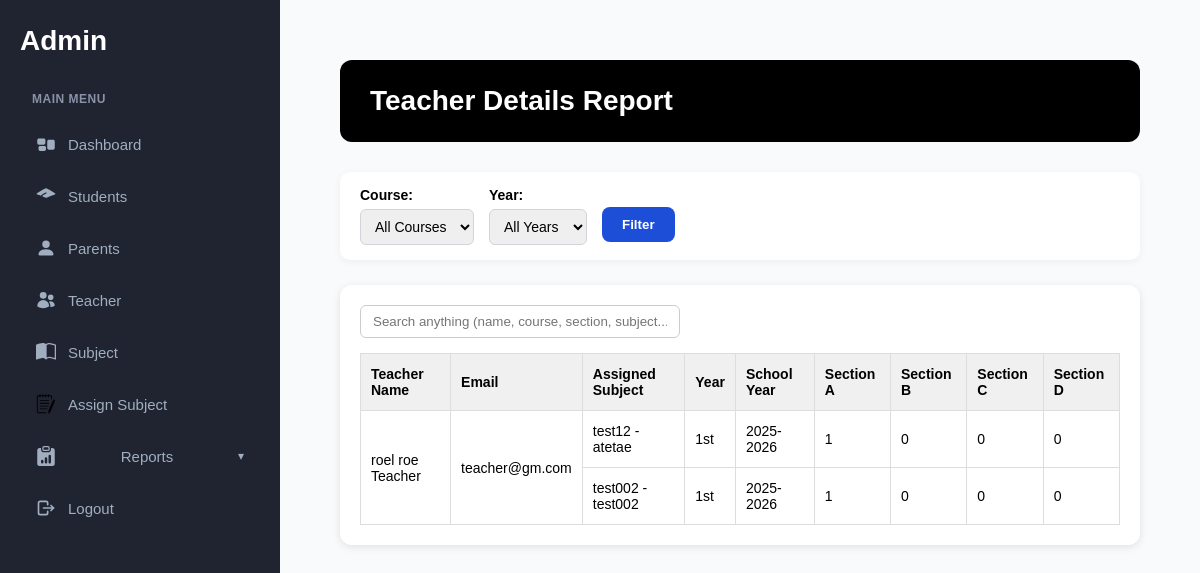
Page /reports/teacher-deatil/ (signed in) on the earlier database version.
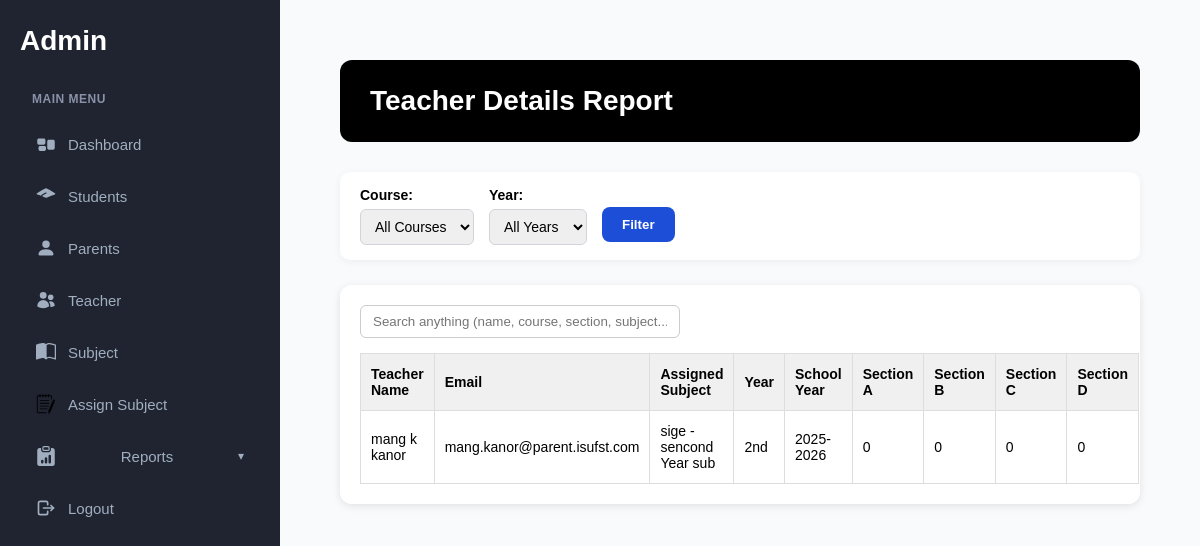
Same page on the later database version.
### accounts/models.py (models this page shows, shortened)
class TeacherProfile(models.Model):
    user = models.OneToOneField(CustomUser, on_delete=models.CASCADE, limit_choices_to={'role':'teacher'})
    first_name = models.CharField(max_length=50)
    middle_name = models.CharField(max_length=50, blank=True, null=True)
    last_name = models.CharField(max_length=50)

class CustomUser(AbstractUser):
    ROLE_CHOICES = (
        ('admin','Admin'),
        ('teacher','Teacher'),
        ('student','Student'),
        ('parent','Parent')
    )
    role = models.CharField(max_length=10, choices=ROLE_CHOICES)
    first_login = models.BooleanField(default=True)

### academics/models.py (models this page shows, shortened)
class Subject(models.Model):
    course = models.ForeignKey(Course, on_delete=models.SET_NULL, null=True)
    subject_code = models.CharField(max_length=20)
    name = models.CharField(max_length=255)
    semester_number = models.CharField(
        max_length=3,
        choices=[('1st', '1st Semester'), ('2nd', '2nd Semester')],
    )
    year_level = models.CharField(
        max_length=10,
        choices=YEAR_LEVEL_CHOICES,
        default='1st',
    )
    class Meta:
        unique_together = ('subject_code', 'semester_number', 'year_level')

class SubjectOffering(models.Model):
    subject = models.ForeignKey(
        Subject,
        on_delete=models.CASCADE,
        related_name='offerings',
    )
    teacher = models.ForeignKey(
        "accounts.TeacherProfile",
        on_delete=models.SET_NULL,
        null=True,
        related_name='subjects',
    )
    year = models.CharField(max_length=10, choices=YEAR_LEVEL_CHOICES)
    section = models.CharField(max_length=5, choices=SECTION_CHOICES, default=SECTION_CHOICES[0][0])
    school_year = models.CharField(max_length=20)
    class Meta:
        unique_together = (
            'subject',
            'year',
            'section',
            'school_year',
        )

### reports/views.py (the view)
# urls.py: path('teacher-deatil/',views.teacher_details_report,name='teacher_details_report'),
@login_required
def teacher_details_report(request):
    courses = Course.objects.all()
    year_levels = StudentProfile._meta.get_field('year').choices
    sections = StudentProfile._meta.get_field('section').choices
    selected_course = request.GET.get('course')
    selected_year = request.GET.get('year')
    teachers_data = []
    teachers = TeacherProfile.objects.all()
    for teacher in teachers:
        subject_offerings = SubjectOffering.objects.filter(teacher=teacher)
        if selected_course:
            subject_offerings = subject_offerings.filter(subject__course_id=selected_course)
        if selected_year:
            subject_offerings = subject_offerings.filter(year=selected_year)
        subjects_info = []
        for so in subject_offerings:
            section_counts = {code: 0 for code, _ in sections}  # initialize
            students_in_subject = StudentProfile.objects.filter(
                subjects=so.subject,
                course=so.subject.course,
                year=so.year
            ).values('section').annotate(count=Count('student_ID'))
            for s in students_in_subject:
                section_counts[s['section']] = s['count']
            subjects_info.append({
                'subject': so.subject,
                'year': so.year,
                'school_year': so.school_year,
                'section_counts': section_counts
            })
        if subjects_info:
            teachers_data.append({
                'teacher': teacher,
                'subjects_info': subjects_info,
                'rowspan': len(subjects_info)
            })
    context = {
        'courses': courses,
        'year_levels': year_levels,
        'sections': sections,
        'selected_course': selected_course,
        'selected_year': selected_year,
        'teachers_data': teachers_data,
    }
    return render(request, 'reports/teacher_details_report.html', context)

### reports/templates/reports/teacher_details_report.html (shortened to what this page needs)
{% extends 'base.html' %}
{% load static %}
{% block content %}
<link rel="stylesheet" href="{% static 'css/report.css' %}">
<div class="dashboard-container">
  <div class="dashboard-header">
    <h2>Teacher Details Report</h2>
  </div>
  <form method="get" class="filter-form">
    <div class="form-group">
      <label>Course:</label>
      <select name="course">
        <option value="">All Courses</option>
      </select>
    </div>
    <div class="form-group">
      <label>Year:</label>
      <select name="year">
        <option value="">All Years</option>
      </select>
    </div>
    <div class="form-group filter-button ">
      <button type="submit" class="add-student-btn">Filter</button>
    </div>
  </form>
  <div class="attendance-box">
        <div class="search-container">
  <input type="text" class="search-input universal-search"
         placeholder="Search anything (name, course, section, subject...)">
</div>
    <table class="report-table">
      <thead>
        <tr>
          <th>Teacher Name</th>
          <th>Email</th>
          <th>Assigned Subject</th>
          <th>Year</th>
          <th>School Year</th>
          <th>Section A</th>
          <th>Section B</th>
          <th>Section C</th>
          <th>Section D</th>
        </tr>
      </thead>
      <tbody>
        {% for t in teachers_data %}
          {% for so in t.subjects_info %}
            <tr>
              {% if forloop.first %}
                <td rowspan="{{ t.rowspan }}">{{ t.teacher.first_name }}{% if t.teacher.middle_name %} {{ t.teacher.middle_name }}{% endif %} {{ t.teacher.last_name }}</td>
                <td rowspan="{{ t.rowspan }}">{{ t.teacher.user.email }}</td>
              {% endif %}
              <td>{{ so.subject.subject_code }} - {{ so.subject.name }}</td>
              <td>{{ so.year }}</td>
              <td>{{ so.school_year }}</td>
              <td>{{ so.section_counts.a }}</td>
              <td>{{ so.section_counts.b }}</td>
              <td>{{ so.section_counts.c }}</td>
              <td>{{ so.section_counts.d }}</td>
            </tr>
          {% endfor %}
        {% empty %}
          <tr>
            <td colspan="9">No data found.</td>
          </tr>
        {% endfor %}
      </tbody>
    </table>
  </div>
</div>
{% endblock %}

### core/templates/base.html (shortened to what this page needs)
{% load static %}
<!DOCTYPE html>
<html lang="en">
<head>
  <link rel="stylesheet" href="{% static 'css/styles.css' %}">
  <link rel="stylesheet" href="{% static 'css/report.css' %}">
</head>
<body>
  <div class="left-container">
    <h1>Admin</h1>
    <div class="menu">
      <h5>Main Menu</h5>
      <a href="{% url 'dashboard:admin_dashboard' %}" class="{% if active == 'dashboard' %}active{% endif %}">
        Dashboard
      </a>
      <a href="{% url 'accounts:manage_student' %}" class="{% if active == 'students' %}active{% endif %}">
        Students
      </a>
      <a href="{% url 'accounts:manage_parent' %}">
        <svg xmlns="http://www.w3.org/2000/svg" width="16" height="16" fill="currentColor"
             class="bi bi-person-fill" viewBox="0 0 16 16">
          <path
            d="M3 14s-1 0-1-1 1-4 6-4 6 3 6 4-1 1-1 1zm5-6a3 3 0 1 0 0-6 3 3 0 0 0 0 6" />
        </svg>
        Parents
      </a>
      <a href="{%  url 'accounts:manage_teacher' %}" class="{% if active == 'teacher' %}active{% endif %}">
        Teacher
      </a>
      <a href="{% url 'academics:manage_subjects' %}" class="{% if active == 'subjects' %}active{% endif %}">
        Subject
      </a>
      <a href="{% url 'academics:assign_teacher' %}" class="{% if active == 'assign_subject' %}active{% endif %}">
        Assign Subject
      </a>
<div class="menu-dropdown">
  <a href="#" class="dropdown-toggle {% if active == 'reports' %}active{% endif %}">
    Reports
    <span class="arrow">&#9662;</span#>
  </a>
</div>
      <a href="{% url 'accounts:logout' %}"class="{% if active == 'profile' %}active{% endif %}">
        Logout
      </a>
    </div>
  </div>
  <div class="main-content">
    {% block content %}
    {% endblock %}
  </div>
</body>
</html>

### core/static/css/styles.css (style rules this page uses)
* { margin: 0; padding: 0; box-sizing: border-box; }
body { font-family: -apple-system, BlinkMacSystemFont, 'Segoe UI', Roboto, Oxygen, Ubuntu, Cantarell, sans-serif; background-color: #f8fafc; min-height: 100vh; margin: 0; padding: 0; }
.left-container { width: 280px; background-color: #1f2430; padding: 25px 20px; display: flex; flex-direction: column; gap: 25px; position: fixed; top: 0; left: 0; height: 100vh; overflow-y: auto; z-index: 1000; }
.left-container h1 { color: #ffffff; font-size: 28px; font-weight: 700; margin-bottom: 10px; }
.menu { display: flex; flex-direction: column; gap: 8px; }
.menu h5 { color: #8b92a8; font-size: 12px; font-weight: 600; text-transform: uppercase; letter-spacing: 0.5px; margin-bottom: 8px; padding-left: 12px; }
.menu a { display: flex; align-items: center; gap: 12px; padding: 12px 16px; color: #a0aec0; text-decoration: none; border-radius: 10px; font-size: 15px; font-weight: 500; transition: all 0.2s ease; }
.menu a svg { width: 20px; height: 20px; flex-shrink: 0; }
.main-content { margin-left: 280px; padding: 30px; min-height: 100vh; background-color: #f8fafc; }
.dashboard-container { padding: 30px; font-family: 'Poppins', sans-serif; }
.dashboard-header { background: #000; color: #fff; padding: 25px 30px; border-radius: 12px; margin-bottom: 30px; }
.dashboard-header h2 { margin: 0; font-size: 28px; font-weight: 700; }
.attendance-box, .recent-box { background: #fff; border-radius: 12px; box-shadow: 0 2px 8px rgba(0,0,0,0.1); padding: 20px; flex: 1; }
.add-student-btn , .add-subject-btn { background-color: #1d4ed8; color: #fff; padding: 10px 20px; border-radius: 8px; text-decoration: none; font-weight: 600; transition: background-color 0.3s ease; }
.add-student-btn,.add-subject-btn:hover { background-color: #1e40af; }
.dashboard-header { display: flex; justify-content: space-between; align-items: center; background: #000; color: #fff; padding: 25px 30px; border-radius: 12px; margin-bottom: 30px; }
.attendance-box { flex: 1; background: #fff; border-radius: 12px; box-shadow: 0 2px 8px rgba(0,0,0,0.1); padding: 20px; }
.menu-dropdown { display: flex; flex-direction: column; position: relative; }
.menu-dropdown .dropdown-toggle { display: flex; justify-content: space-between; align-items: center; gap: 12px; padding: 12px 16px; color: #a0aec0; text-decoration: none; border-radius: 10px; font-size: 15px; font-weight: 500; transition: all 0.2s ease; }
.menu-dropdown .arrow { font-size: 12px; transition: transform 0.3s ease; }

### core/static/css/report.css (style rules this page uses)
* { margin: 0; padding: 0; box-sizing: border-box; }
body { font-family: 'Poppins', sans-serif; background-color: #f8fafc; min-height: 100vh; margin: 0; padding: 0; }
.dashboard-container { padding: 30px; }
.dashboard-header { display: flex; justify-content: space-between; align-items: center; background: #000; color: #fff; padding: 25px 30px; border-radius: 12px; margin-bottom: 30px; }
.dashboard-header h2 { font-size: 28px; font-weight: 700; }
.add-student-btn { background-color: #1d4ed8; color: #fff; padding: 10px 20px; border-radius: 8px; font-weight: 600; cursor: pointer; border: none; transition: background-color 0.3s ease; }
.attendance-box { background: #fff; border-radius: 12px; box-shadow: 0 2px 8px rgba(0,0,0,0.1); padding: 20px; overflow-x: auto; }
.report-table { width: 100%; border-collapse: collapse; }
.report-table th, .report-table td { border: 1px solid #ddd; padding: 12px 10px; text-align: left; font-size: 14px; }
.report-table th { background-color: #f0f0f0; font-weight: 600; }
.filter-form { display: flex; flex-wrap: wrap; gap: 15px; margin-bottom: 25px; background: #fff; padding: 15px 20px; border-radius: 10px; box-shadow: 0 2px 8px rgba(0,0,0,0.05); }
.filter-form .form-group { display: flex; flex-direction: column; }
.filter-form label { font-weight: 600; margin-bottom: 6px; font-size: 14px; }
.filter-form select { padding: 8px 10px; border-radius: 6px; border: 1px solid #d1d5db; font-size: 14px; transition: border-color 0.2s; }
.filter-form .form-group.filter-button { margin-top: 20px; }
.search-container { margin-bottom: 15px; }
.search-input { width: 320px; padding: 8px 12px; border: 1px solid #ccc; border-radius: 6px; }

Differences in the rows shown:
removed TeacherProfile: teacher.first_name "roel", teacher.middle_name "roe", teacher.last_name "Teacher", teacher.user.email "teacher@gm.com"
removed Subject: subject.subject_code "test12", subject.name "atetae", year "1st", school_year "2025-2026", section_counts.a "1", section_counts.b "0", section_counts.c "0", section_counts.d "0"
removed Subject: subject.subject_code "test002", subject.name "test002", year "1st", school_year "2025-2026", section_counts.a "1", section_counts.b "0", section_counts.c "0", section_counts.d "0"
added TeacherProfile: teacher.first_name "mang", teacher.middle_name "k", teacher.last_name "kanor", teacher.user.email "mang.kanor@parent.isufst.com"
added Subject: subject.subject_code "sige", subject.name "sencond Year sub", year "2nd", school_year "2025-2026", section_counts.a "0", section_counts.b "0", section_counts.c "0", section_counts.d "0"
